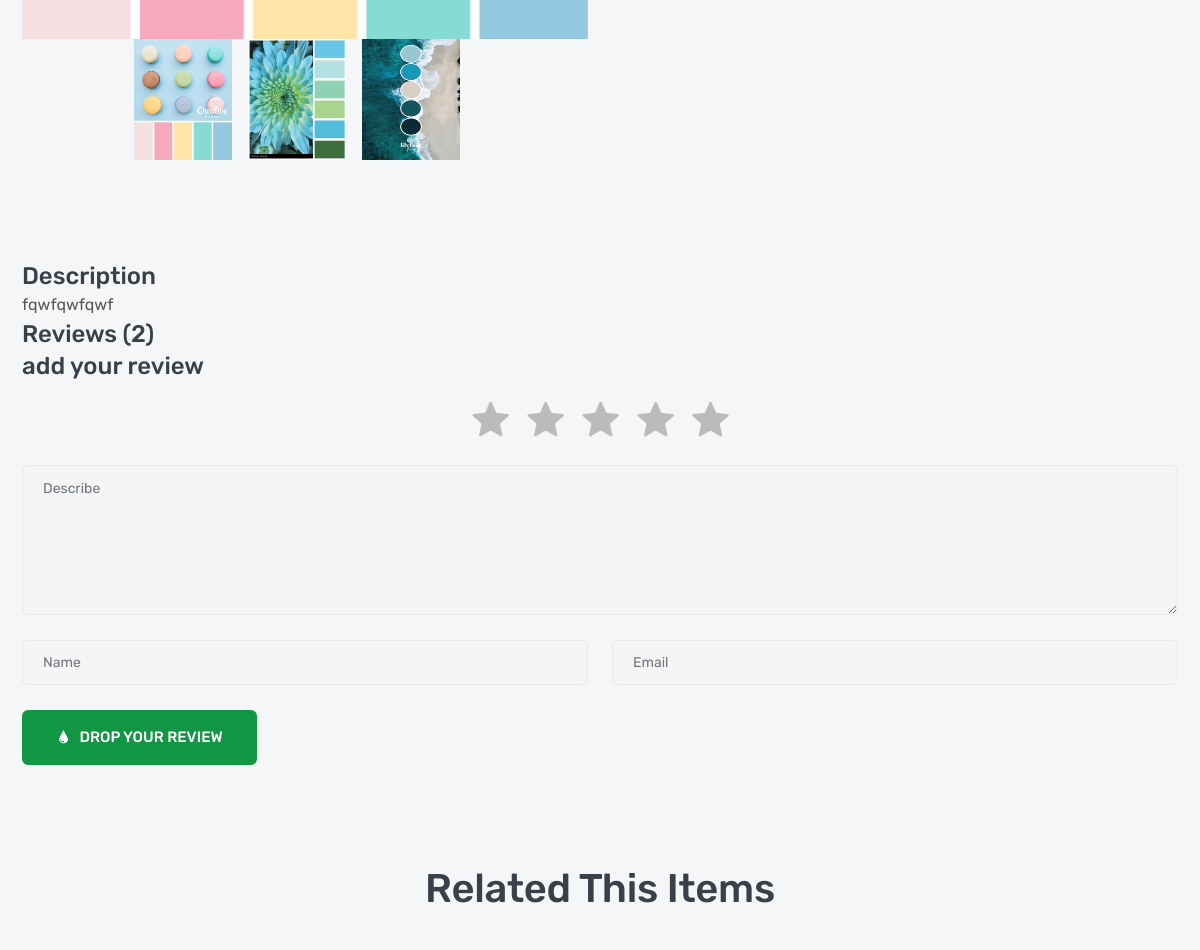
/products/3 (middle part), run on an earlier commit of the app's database.
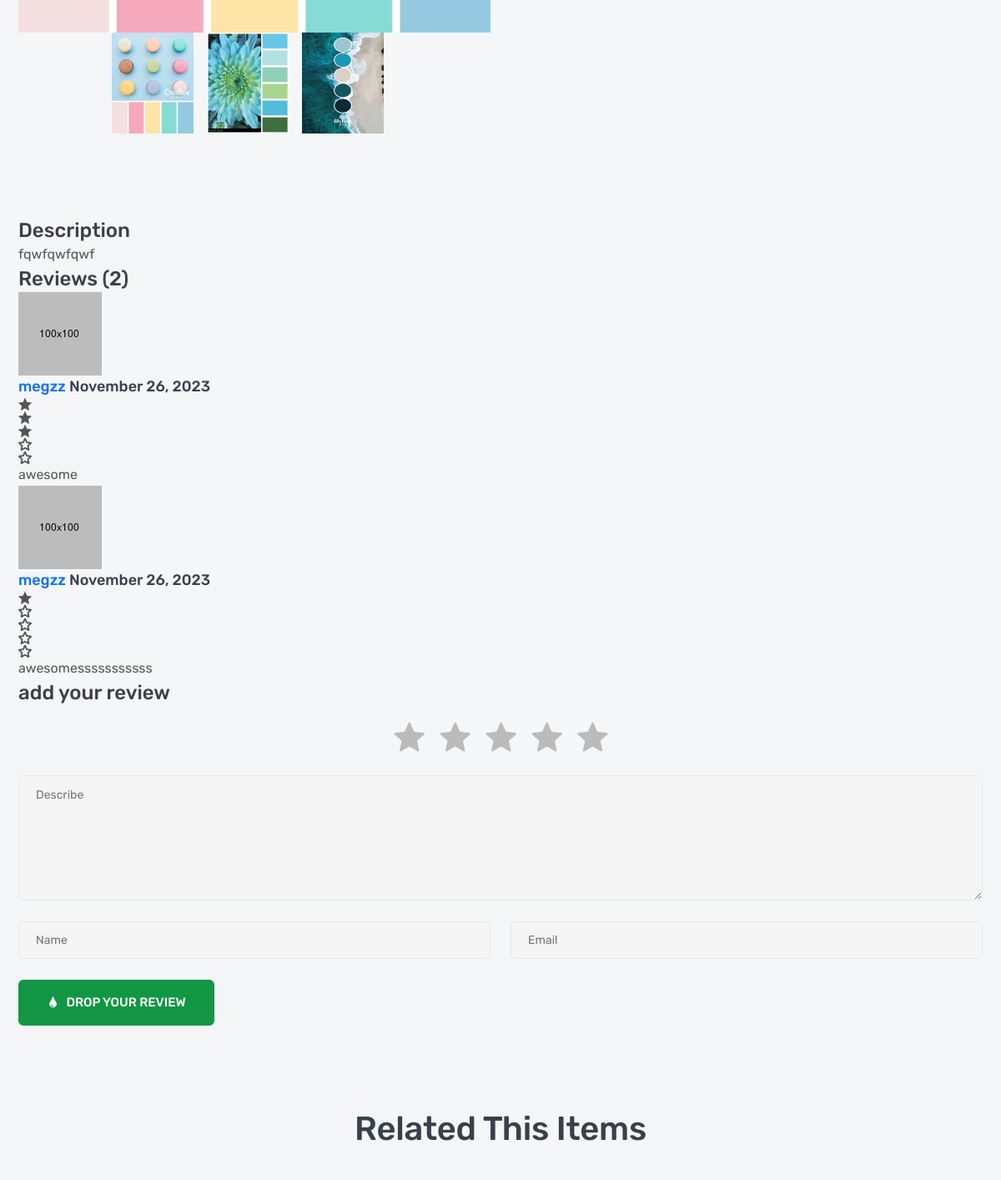
And on a later commit of the database.
### product/models.py (models this page shows, shortened)
class ProductImages(models.Model):
    product = models.ForeignKey(Product,verbose_name=_('Brand'),related_name='product_image',on_delete=models.CASCADE)
    image = models.ImageField(_('Image'),upload_to='product_images')

class Review(models.Model):
    user = models.ForeignKey(User,verbose_name=_('User'),related_name='review_author',on_delete=models.SET_NULL,null=True)
    product = models.ForeignKey(Product,verbose_name=_('Product'),related_name='review_product',on_delete=models.CASCADE)
    rate = models.IntegerField(_('Rate'))
    review = models.CharField(_('Review'),max_length=300)
    created_at = models.DateTimeField(_('Created_at'),default=timezone.now)

### product/views.py (the view)
# urls.py: path('<int:pk>',ProductDetail.as_view()),
class ProductDetail(DetailView):
    model = Product
    def get_context_data(self, **kwargs):
        context = super().get_context_data(**kwargs)
        context["reviews"] = Review.objects.filter(product=self.get_object())
        context["related_products"] = Product.objects.filter(brand=self.get_object().brand)
        return context

### product/models.py (called while the page is built)
    def __str__(self):
        return self.name

### product/templates/product/product_detail.html (shortened to what the changed rows need)
{% extends "base.html" %}
{% load static %}
{% block body %}
        <section class="inner-section">
            <div class="container">
                <div class="row">
                    <div class="col-lg-6">
                        <div class="details-gallery">
                            <ul class="details-preview">
                            {% for image in object.product_image.all %}
                                <li><img src="{{image.image.url}}" style="width:566px; height:593px" alt="product"></li>
                            {% endfor %}
                            </ul>
                            <ul class="details-thumb">
                            {% for image in object.product_image.all %}
                                <li><img src="{{image.image.url}}" style="width:98px; height:121px" alt="product"></li>
                            {% endfor %}
                            </ul>
                        </div>
                    </div>
                </div>
            </div>
        </section>
        <section class="inner-section">
            <div class="container">
                <div class="row">
                    <div class="col-lg-12">
                        <div class="product-details-frame">
                            <ul class="review-list">
                            {% for review in reviews %}
                                <li class="review-item">
                                    <div class="review-media">
                                        <a class="review-avatar" href="#">
                                            <img src="images/avatar/01.jpg" alt="review">
                                        </a>
                                        <h5 class="review-meta">
                                            <a href="#">{{review.user}}</a>
                                            <span>{{review.created_at|date:"F d, o"}}</span>
                                        </h5>
                                    </div>
                                    <ul class="review-rating">
                                        <li class="icofont-ui-{% if review.rate > 0 %}rating {% else %}rate-blank{% endif %}"></li>
                                        <li class="icofont-ui-{% if review.rate > 1 %}rating {% else %}rate-blank{% endif %}"></li>
                                        <li class="icofont-ui-{% if review.rate > 2 %}rating {% else %}rate-blank{% endif %}"></li>
                                        <li class="icofont-ui-{% if review.rate > 3 %}rating {% else %}rate-blank{% endif %}"></li>
                                        <li class="icofont-ui-{% if review.rate > 4 %}rating {% else %}rate-blank{% endif %}"></li>
                                    </ul>
                                    <p class="review-desc">{{review.review}}</p>
                                </li>
                            {% endfor %}
                            </ul>
                        </div>
                    </div>
                </div>
            </div>
        </section>
        <section class="inner-section">
            <div class="container">
                <div class="row">
                    <div class="col">
                        <div class="section-heading">
                            <h2>related this items</h2>
                        </div>
                    </div>
                </div>
            </div>
        </section>
{% endblock body %}

What changed in the data, as far as the page shows it:
added Review: user "megzz", created_at "November 26, 2023", rate 3 (drawn), review "awesome"
added Review: user "megzz", created_at "November 26, 2023", rate 1 (drawn), review "awesomesssssssssss"
